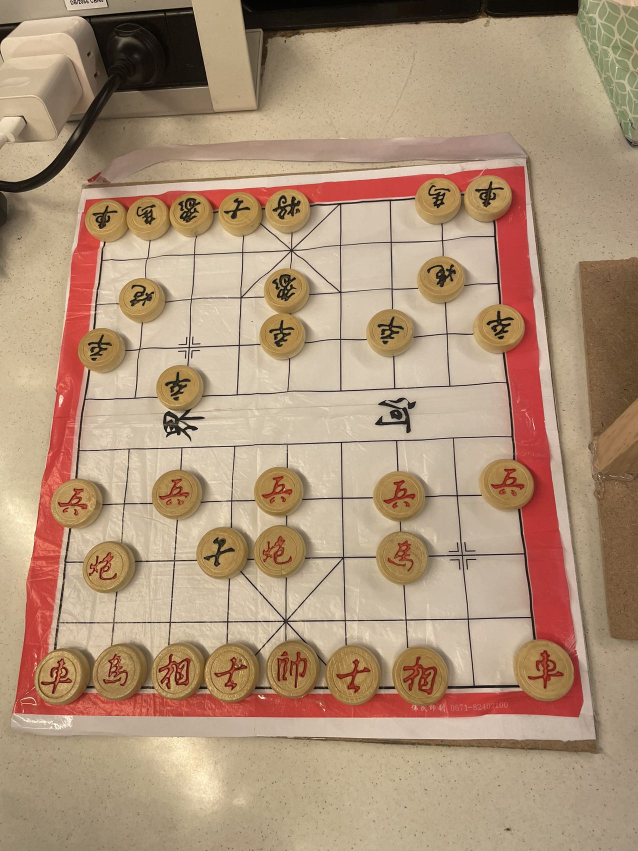
#> input picture examples/photo_illegal_black_guard.jpg, 1276 x 1702 px (shown at 1/2 size)
$ python -i ChessPieceCrop.py   (imports and definitions only)
#> lines starting #> are read from the running program, lines starting #| are printed output that depends on the picture; after the words box and inside, x2 and y2 are one past the last pixel; in counts of white or black regions, pixels touching at a corner belong together
#> further down, picture is the input picture: shape (1702, 1276, 3); mean B, G, R 120.8, 146.7, 174.3
import cv2
import numpy as np
import os

class ChessPieceDetector:

    def __init__(self, img):
        self.img = img
        self.cropped_images = []
        self.center_positions = []

    def detect_chess_pieces(self):

        # Use the provided image directly instead of reading from file
        img = self.img
        gray = cv2.cvtColor(img, cv2.COLOR_BGR2GRAY)
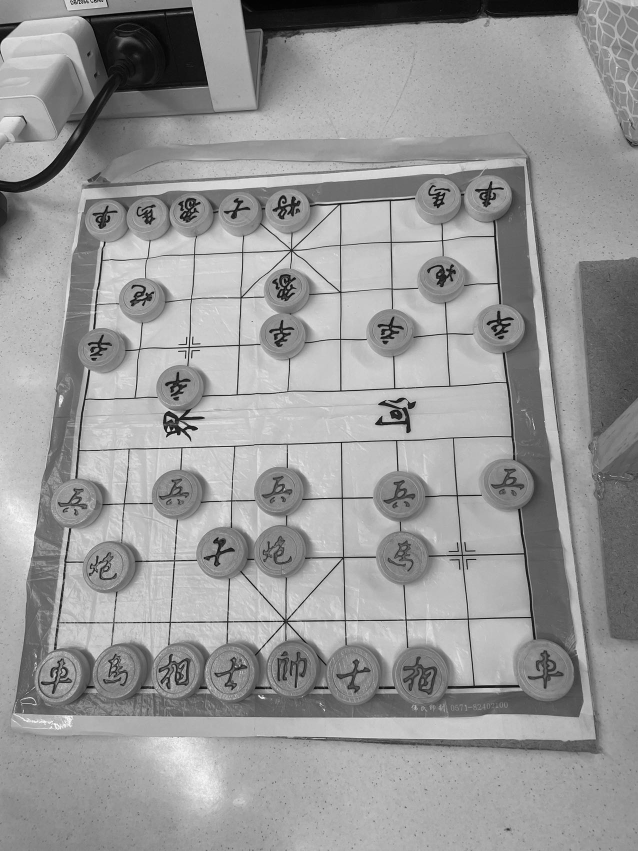
#> gray: shape (1702, 1276) (shown at 1/2 size); min 0, max 253, mean 152

        circles = cv2.HoughCircles(gray, cv2.HOUGH_GRADIENT, dp=1, minDist=30,
                                   param1=90, param2=30, minRadius=30, maxRadius=60)
#> circles = 65 rows, first 8: [353.5, 990.5, 50.6], [565.5, 673.5, 47.2], [368.5, 1336.5, 58.3], [359.5, 776.5, 47.2], [707.5, 1347.5, 53.9], [590.5, 1338.5, 56.1], [556.5, 1103.5, 51.6], [332.5, 1339.5, 58.3]

        if circles is not None:
            circles = np.round(circles[0, :]).astype("int")
#> circles = 65 rows, first 8: [354, 990, 51], [566, 674, 47], [368, 1336, 58], [360, 776, 47], [708, 1348, 54], [590, 1338, 56], [556, 1104, 52], [332, 1340, 58]

            for i, (x, y, r) in enumerate(circles):
                roi = img[y-r:y+r, x-r:x+r]
                mask = np.zeros((roi.shape[0], roi.shape[1]), dtype=np.uint8)

                cv2.circle(mask, (r, r), r, (255, 255, 255), -1)
                masked_roi = cv2.bitwise_and(roi, roi, mask=mask)

                final_roi = cv2.resize(masked_roi, (100, 100))

                self.cropped_images.append(final_roi)
                self.center_positions.append((x, y))
#> this loop made 65 passes
#> (x, y, r) on passes 1 to 12: (354, 990, 51), (566, 674, 47), (368, 1336, 58), (360, 776, 47), (708, 1348, 54), (590, 1338, 56), (556, 1104, 52), (332, 1340, 58), (470, 1342, 58), (1094, 1348, 55), (136, 1354, 58), (244, 1350, 58)
#> pass 1, in detect_chess_pieces, `roi = img[y-r:y+r, x-r:x+r]`:
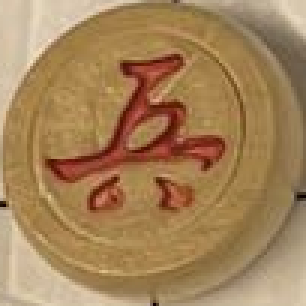
#> roi: shape (102, 102, 3) (shown 3 times larger); mean B, G, R 88.6, 130.4, 164.5
#> pass 1, in detect_chess_pieces, `final_roi = cv2.resize(masked_roi, (100, 100))`:
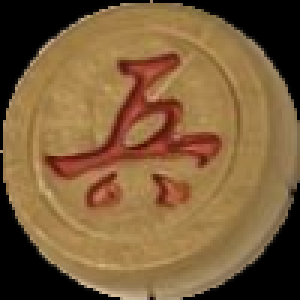
#> final_roi: shape (100, 100, 3) (shown 3 times larger); mean B, G, R 57.6, 93.5, 123.7
#> pass 2, in detect_chess_pieces, `roi = img[y-r:y+r, x-r:x+r]`:
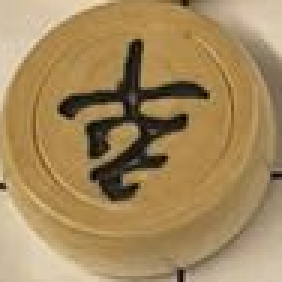
#> roi: shape (94, 94, 3) (shown 3 times larger); mean B, G, R 92, 136.1, 163.3
#> after the loop:
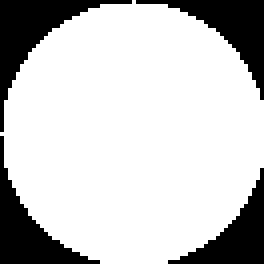
#> mask: shape (66, 66) (shown 4 times larger); 78.2% white; 4 black regions, box (x1, y1, x2, y2) and area: (0, 0, 33, 33) 270, (34, 0, 66, 25) 237, (0, 34, 25, 66) 237, (42, 42, 66, 66) 205
#> after the loop:
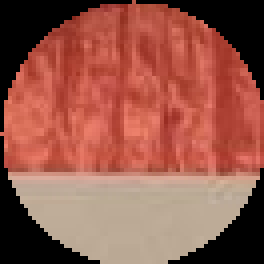
#> masked_roi: shape (66, 66, 3) (shown 4 times larger); mean B, G, R 74.5, 87.8, 149.8
#> after the loop:
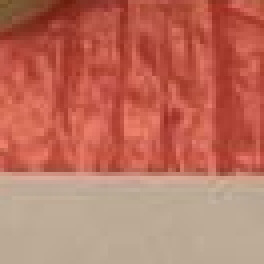
#> roi: shape (66, 66, 3) (shown 4 times larger); mean B, G, R 96.1, 113.5, 188.3
#> after the loop, self.center_positions = 65 pairs, first value 102 to 1094, second value 400 to 1426; self.cropped_images = 65 items

        return self.cropped_images, self.center_positions

>>> import cv2
>>> picture = cv2.imread('examples/photo_illegal_black_guard.jpg')
>>> result = ChessPieceDetector(picture).detect_chess_pieces()

$ run again, on examples/photo_illegal_red_king.jpg
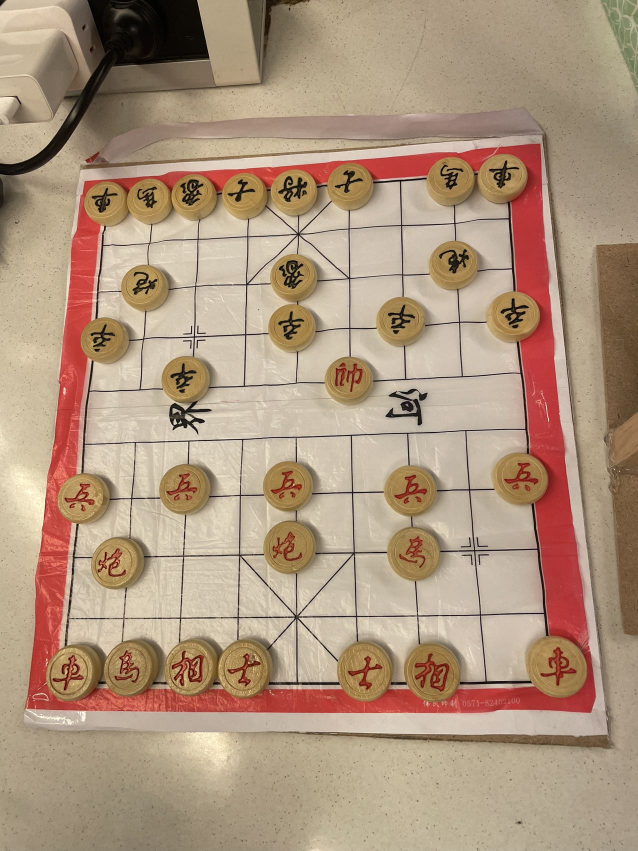
#> input picture examples/photo_illegal_red_king.jpg, 1276 x 1702 px (shown at 1/2 size)
#> picture is the input picture: shape (1702, 1276, 3); mean B, G, R 126, 148.9, 174.2
#> in detect_chess_pieces, `circles = cv2.HoughCircles(gray, cv2.HOUGH_GRADIENT, dp=1, minDist=30,..`: circles = 67 rows, first 8: [584.5, 656.5, 48.3], [697.5, 760.5, 48.3], [826.5, 1105.5, 52.8], [863.5, 1342.5, 56.1], [169.5, 996.5, 50.6], [902.5, 364.5, 50.5], [586.5, 555.5, 47.2], [578.5, 1095.5, 52.8]
#> in detect_chess_pieces, `circles = np.round(circles[0, :]).astype("int")`: circles = 67 rows, first 8: [584, 656, 48], [698, 760, 48], [826, 1106, 53], [864, 1342, 56], [170, 996, 51], [902, 364, 50], [586, 556, 47], [578, 1096, 53]
#> the loop in detect_chess_pieces, `for i, (x, y, r) in enumerate(circles):` made 67 passes
#> pass 1, in detect_chess_pieces, `final_roi = cv2.resize(masked_roi, (100, 100))`:
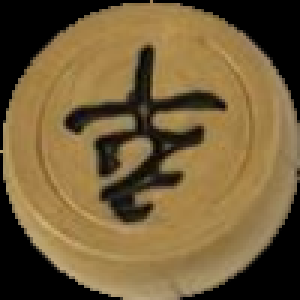
#> final_roi: shape (100, 100, 3) (shown 3 times larger); mean B, G, R 56.7, 93.8, 115.1
#> after the loop in detect_chess_pieces, `for i, (x, y, r) in enumerate(circles):`:
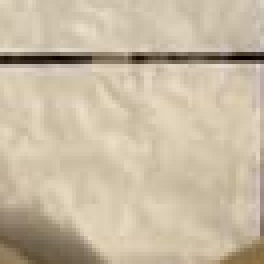
#> roi: shape (66, 66, 3) (shown 4 times larger); mean B, G, R 162.7, 186.1, 200.2
#> after the loop in detect_chess_pieces, `for i, (x, y, r) in enumerate(circles):`: self.center_positions = 67 pairs, first value 106 to 1118, second value 350 to 1414; self.cropped_images = 67 items

$ run again, on examples/photo_normal_case_1.jpg
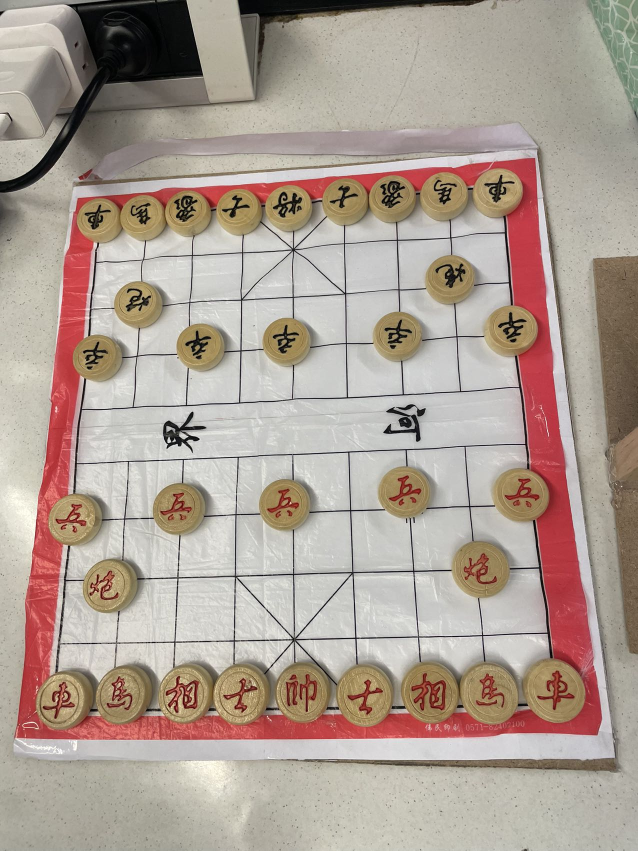
#> input picture examples/photo_normal_case_1.jpg, 1276 x 1702 px (shown at 1/2 size)
#> picture is the input picture: shape (1702, 1276, 3); mean B, G, R 148.1, 158.4, 173.2
#> in detect_chess_pieces, `circles = cv2.HoughCircles(gray, cv2.HOUGH_GRADIENT, dp=1, minDist=30,..`: circles = 77 rows, first 8: [728.5, 1383.5, 56.1], [573.5, 684.5, 49.4], [578.5, 416.5, 47.2], [858.5, 1381.5, 57.2], [215.5, 1167.5, 58.3], [691.5, 403.5, 47.2], [569.5, 1009.5, 51.7], [478.5, 1382.5, 48.3]
#> in detect_chess_pieces, `circles = np.round(circles[0, :]).astype("int")`: circles = 77 rows, first 8: [728, 1384, 56], [574, 684, 49], [578, 416, 47], [858, 1382, 57], [216, 1168, 58], [692, 404, 47], [570, 1010, 52], [478, 1382, 48]
#> the loop in detect_chess_pieces, `for i, (x, y, r) in enumerate(circles):` made 77 passes
#> after the loop in detect_chess_pieces, `for i, (x, y, r) in enumerate(circles):`:
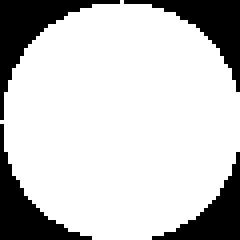
#> mask: shape (60, 60) (shown 4 times larger); 78.3% white; 4 black regions, box (x1, y1, x2, y2) and area: (0, 0, 30, 30) 225, (31, 0, 60, 23) 195, (0, 31, 23, 60) 195, (38, 38, 60, 60) 166
#> after the loop in detect_chess_pieces, `for i, (x, y, r) in enumerate(circles):`:
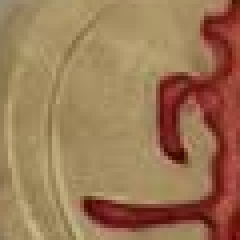
#> roi: shape (60, 60, 3) (shown 4 times larger); mean B, G, R 84.8, 119.2, 155.4
#> after the loop in detect_chess_pieces, `for i, (x, y, r) in enumerate(circles):`: self.center_positions = 77 pairs, first value 92 to 1114, second value 386 to 1476; self.cropped_images = 77 items

$ run again, on examples/photo_normal_case_2.jpg
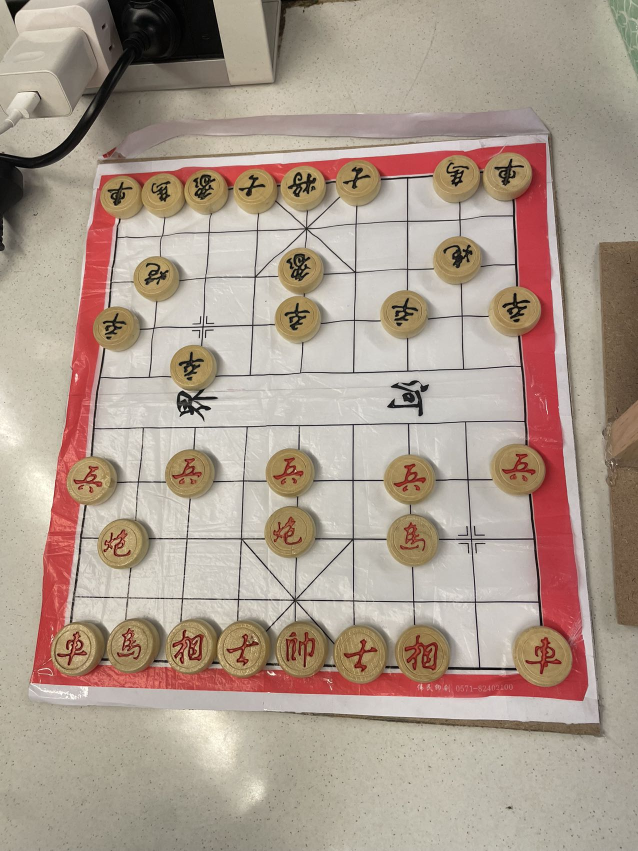
#> input picture examples/photo_normal_case_2.jpg, 1276 x 1702 px (shown at 1/2 size)
#> picture is the input picture: shape (1702, 1276, 3); mean B, G, R 142.2, 155.5, 172.3
#> in detect_chess_pieces, `circles = cv2.HoughCircles(gray, cv2.HOUGH_GRADIENT, dp=1, minDist=30,..`: circles = 67 rows, first 8: [819.5, 958.5, 50.5], [511.5, 382.5, 45.1], [386.5, 736.5, 47.1], [387.5, 1293.5, 56.1], [596.5, 639.5, 47.1], [809.5, 629.5, 49.3], [159.5, 1300.5, 58.3], [500.5, 1284.5, 59.4]
#> in detect_chess_pieces, `circles = np.round(circles[0, :]).astype("int")`: circles = 67 rows, first 8: [820, 958, 50], [512, 382, 45], [386, 736, 47], [388, 1294, 56], [596, 640, 47], [810, 630, 49], [160, 1300, 58], [500, 1284, 59]
#> the loop in detect_chess_pieces, `for i, (x, y, r) in enumerate(circles):` made 67 passes
#> after the loop in detect_chess_pieces, `for i, (x, y, r) in enumerate(circles):`:
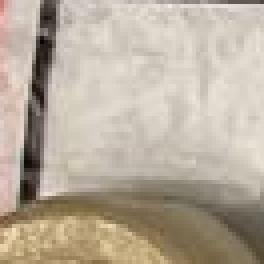
#> roi: shape (66, 66, 3) (shown 4 times larger); mean B, G, R 156.9, 173, 183.7
#> after the loop in detect_chess_pieces, `for i, (x, y, r) in enumerate(circles):`: self.center_positions = 67 pairs, first value 128 to 1090, second value 348 to 1380; self.cropped_images = 67 items
